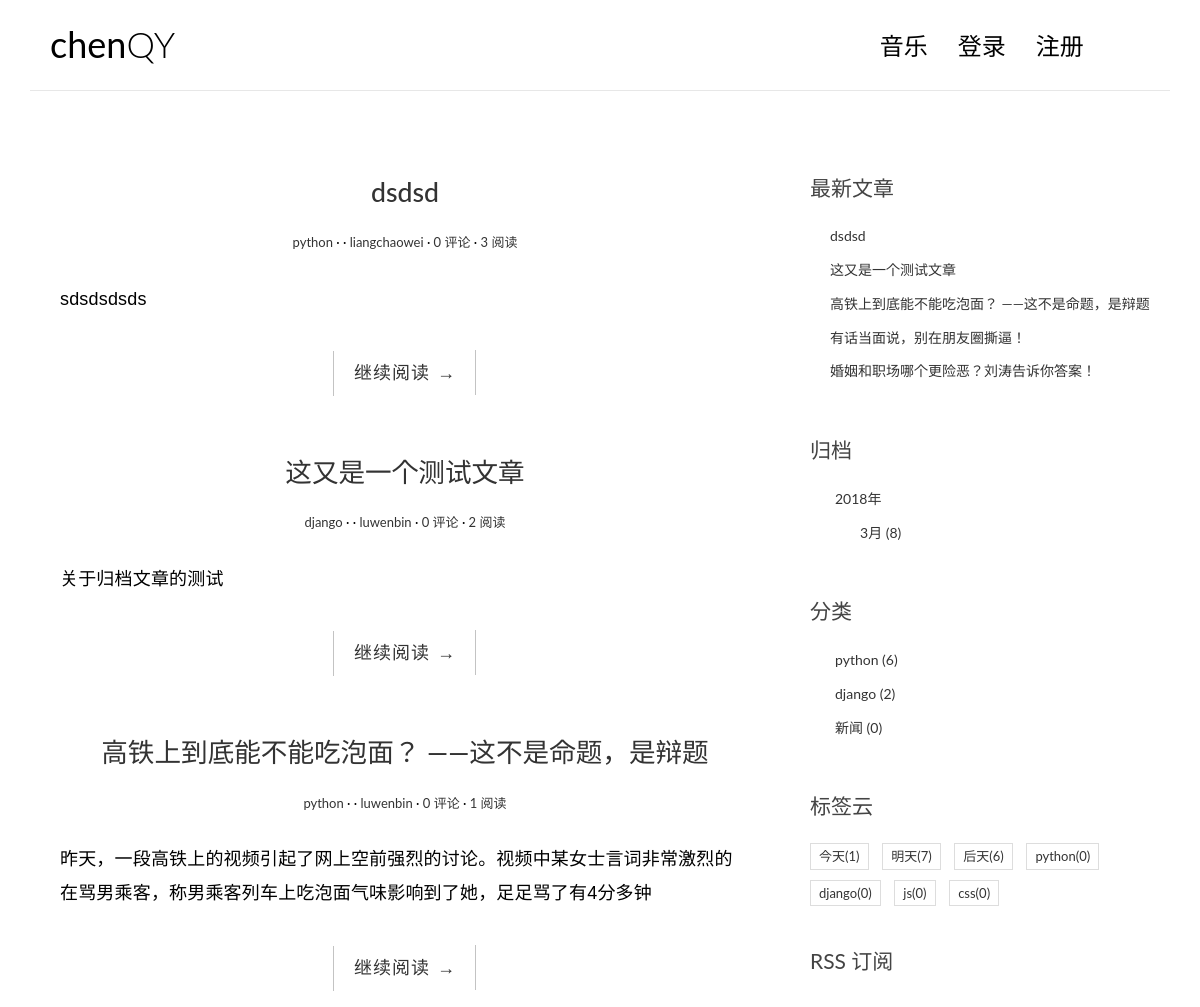
The app's page /article/article-archive/2018/3/ (upper part), older data.
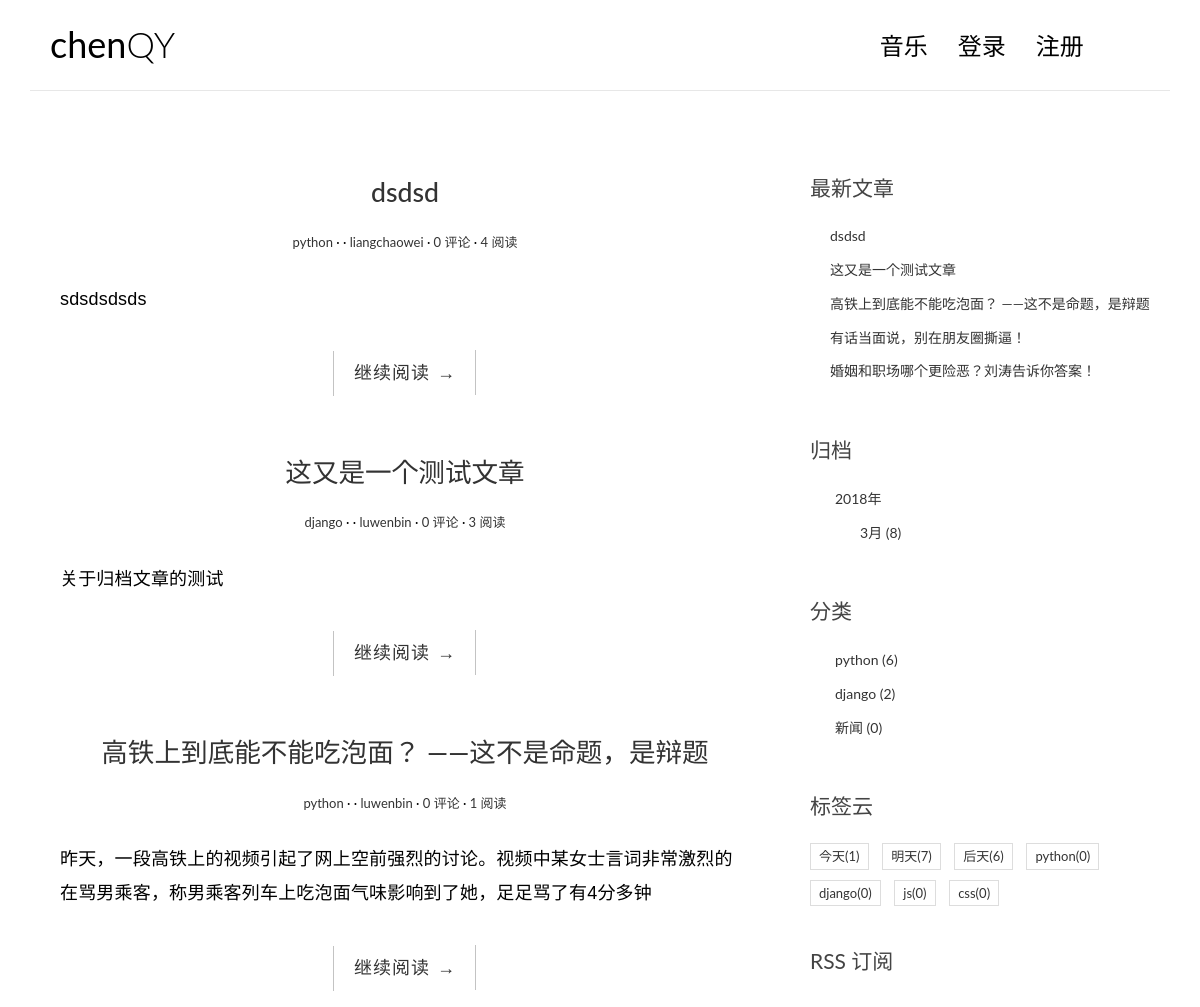
The same page, newer data.
### article/models.py (models this page shows, shortened)
class ArticlePost(models.Model):
    title = models.CharField(max_length=200)
    author = models.ForeignKey(User, related_name = "article")
    content = models.TextField()
    category = models.ForeignKey(Category,related_name="article_category")
    tag = models.ManyToManyField(Tag,blank=True, related_name="article_tag")
    created = models.DateTimeField(default=timezone.now())
    updated = models.DateTimeField(auto_now=True)
    slug = models.SlugField(max_length=500)
    views = models.PositiveIntegerField(default=0)
    class Meta:
        ordering = ("title",)
        index_together = (('id', 'slug'),)
    def get_absolute_url(self):
        return reverse("article:article_detail", args=[self.id, self.slug])

class Category(models.Model):
    name = models.CharField(max_length=100,blank=True)
    def __str__(self):
        return self.name

### article/views.py (the view)
# urls.py: url(r"^article-archive/(?P<year>\d+)/(?P<month>\d+)/$", views.date_archives, name="date_archives"),
def date_archives(request,year,month):
    articles = ArticlePost.objects.filter(created__year=year,created__month=month).order_by('-created')
    return render(request, 'article/article_archives.html', {'articles':articles})

### article/models.py (called while the page is built)
    def __str__(self):
        return self.name

### article/templatetags/article_tags.py (called while the page is built)
@register.simple_tag
def total_comments(article):
    return article.comment.count()

@register.simple_tag
def all_category():
    return Category.objects.annotate(count=Count("article_category"))

@register.simple_tag
def all_tags():
    return Tag.objects.annotate(count=Count("article_tag"))

@register.simple_tag
def all_articles():
    return ArticlePost.objects.all()

@register.inclusion_tag('article/latest_articles.html')
def latest_articles(n=5):
    latest_articles = ArticlePost.objects.order_by('-created')[:5]
    return {'latest_articles':latest_articles}

@register.filter("timeago")
def timeago_filter(value):
    now_ = now()
    return timeago.format(value, now_, 'zh_CN')

### templates/article/article_archives.html (shortened to what this page needs)
{% extends "base.html" %}
{% load staticfiles %}
{% load article_tags %}
{% block main %}
    <main class="col-md-8">
        {% for article in articles %}
        <article class="post post-1">
            <header class="entry-header">
                <h1 class="entry-title">
                    <a href="{{ article.get_absolute_url }}">{{ article.title }}</a>
                </h1>
                <div class="entry-meta">
                    <span class="post-category"><a href="#">{{ article.category }}</a></span>
                    <span class="post-date"></span>
                    <span class="post-author"><a href="#">{{ article.author }}</a></span>
                    <span class="comments-link"><a href="#">{% total_comments article %} 评论</a></span>
                    <span class="views-count"><a href="#">{{ article.views }} 阅读</a></span>
                </div>
            </header>
            <div class="entry-content clearfix">
                <p>{{ article.content | slice:"70" }}</p>
                <div class="read-more cl-effect-14">
                    <a href="{{ article.get_absolute_url }}" class="more-link">继续阅读 <span class="meta-nav">→</span></a>
                </div>
            </div>
        </article>
        {% endfor %}
    </main>
{% endblock %}
{% block aside %}
    {% include 'aside.html' %}
{% endblock %}

### templates/article/latest_articles.html
<ul>
    {% for article in latest_articles %}
    <li>
        <a href="{{ article.get_absolute_url }}">{{ article.title }}</a>
    </li>
    {% empty %}
    <p>还没有发表文章</p>
    {% endfor %}
</ul>

Row changes from the older to the newer data that the page shows:
changed ArticlePost "dsdsd": views "3" → "4"
changed ArticlePost "这又是一个测试文章": views "2" → "3"
